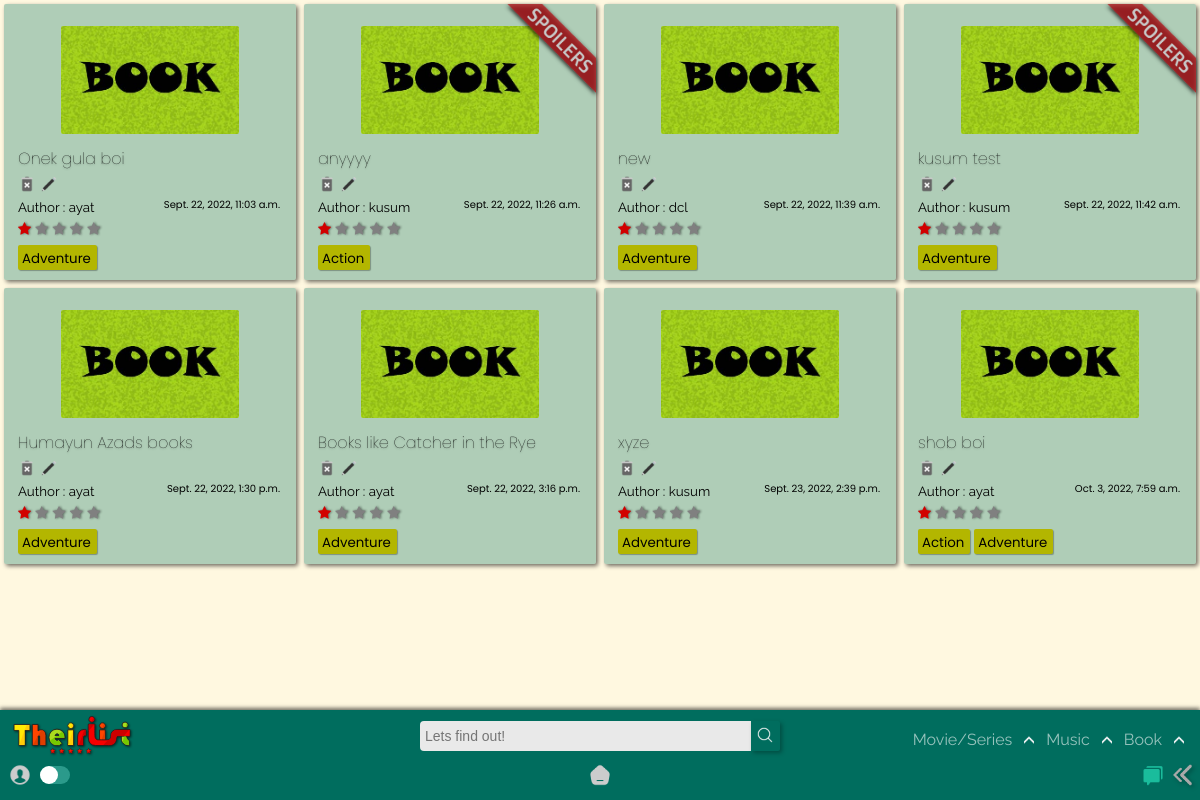
Screenshot of /home/book/ with the database file from the repository.
### app/models.py (models this page shows, shortened)
class BookList(models.Model):
    title = models.CharField(max_length=120)
    creator = models.ForeignKey(User,on_delete=models.SET_NULL,blank=True, null=True)
    genre = models.ManyToManyField('BookGenre')
    posted = models.DateTimeField(auto_now_add=True)
    content = RichTextField(null=True,default=' ')
    type = models.CharField(max_length=10,default="book")
    spoiler_choices = [(False, 'No'),(True, 'Yes')]
    spoiler = models.BooleanField(default=False,null=True, choices = spoiler_choices)
    slug = models.SlugField(max_length= 300,null=True, blank = True, unique=True)

class BookGenre(models.Model):
    name = models.CharField(max_length=150)
    def __str__(self):
        return self.name

### app/views.py (the view)
# urls.py: path('book/',views.book, name='book'),
def book(request,query=None):
    if not query:
        qs = BookList.objects.all()
    else:
        qs = BookList.objects.filter(genre__name__icontains=query)
    return render(request, 'app/book.html', {'query': qs, 'result' : query} )

### templates/app/book.html (shortened to what this page needs)
{% extends "index.html" %}
{% load static %}
{% block content %}
<section>
    <div class="contain-sec" id="contain-sec4">
      {% for film in query %}
      <div class="elements">
        <div class="thumb">
          <img src="{% static 'app/images/book-poster.jpg' %}" width="100px" />
        </div>
        {% if film.spoiler == True %}
          <div class="spoiler"><img src="{% static 'app/images/spoilerr.png' %}" width="100px" /></div>
        {% endif %}
        <div class="Title">
          <a href="{% url 'app:booklist_detail' film.slug %}"><h4 class="tit"  id="tit">{{film.title}}</h4></a>
          {% if user.id == film.creator.id %}
          <a href="{% url 'app:delete_book' film.slug %}"><img src ="{% static 'app/images/delete.png' %}"></a>
          <a href="{% url 'app:update_booklist' film.slug %}"><img src ="{% static 'app/images/edit.png' %}"></a>
          {% else %}
          <img src ="{% static 'app/images/delete-dis.png' %}">
          <img src ="{% static 'app/images/edit-dis.png' %}">
          {% endif %}
        </div>
        <div class="Author">
          <small>Author : {{film.creator.username}}<span>{{film.posted}}</span></small>
        </div>
        <div class="rating">
          <span class="star-headline">
          <span class="fa fa-star checked"></span>
          <span class="fa fa-star"></span>
          <span class="fa fa-star"></span>
          <span class="fa fa-star"></span>
          <span class="fa fa-star"></span>
          </span>
        </div>
          {% for tag in film.genre.all %}
          <div class="Genre">
            <a href="{% url 'app:book' query=tag %}">
              <small>{{ tag }}</small>
            </a>
          </div>
            {% empty %}
            No tags!
          {% endfor %}
      </div>
      {% endfor %}
    </div>
  </section>
{% endblock content %}

### static/app/css/desk.css (style rules this page uses)
:root { --rd: #D10000; --white: rgb(233, 233, 233); --rd2: #9DAAF2; --dark: #1d1d1d; --teal: rgb(0, 109, 94); }
* { -webkit-tap-highlight-color: transparent; margin: 0; padding: 0; box-sizing: border-box; }
body { -webkit-tap-highlight-color: transparent; background-color: #fff5d1ab; text-decoration: none; height: 100vh; display: flex; flex-direction: column; font-family: 'Raleway', sans-serif; }
.Title img { height: 18px!important; }
.Genre small { padding: 0 0; margin-right: 2px; }
.fa { color: grey; filter: drop-shadow(1px 0px 1px rgba(0, 0, 0, 0.493)); }
.star-headline .checked { color: #D10000; }
.star-headline span { font-size: 14px; }

### static/app/css/content_css.css (style rules this page uses)
section { position: relative; z-index: 0; }
.contain-sec { padding-top: 0px; display: grid; width: 100%; color: black; grid-template-rows: repeat(auto-fit, minmax(100px, 1fr)); grid-template-columns: repeat(auto-fit, minmax(250px, 1fr)); position: relative; margin-bottom: 100px; }
.elements { padding: 10px 14px; width: auto; cursor: pointer; background-color: rgba(0, 109, 94, 0.315); margin: 4px; border-radius: 2px; position: relative; box-shadow: 2px 2px 4px #00000090; transition: all 250ms ease-in-out; }
.thumb { display: grid; justify-content: center; }
.thumb img { height: 108px; width: auto; border-radius: 2px; margin: 12px; }
.tit { font-family: Poppins; font-size: 1em; font-weight: lighter; transition: all 250ms ease-in-out; margin-bottom: 4px; text-shadow: 0px 1px 2px #0000005b; }
.Author span { position: absolute; margin-right: 16px; right: 0; cursor: pointer; font-size: 10px; font-family: 'Poppins', sans-serif; }
.rating { font-family: 'Poppins', sans-serif; }
.Genre { margin: 0px 0px; margin-top: 4px; padding: 0px 4px; border-radius: 2px; background-color: rgb(179, 182, 0); color: rgb(0, 0, 0); width: max-content; cursor: pointer; display: inline-block; box-shadow: 1px 1px 1px #0000004b; font-family: 'Poppins', sans-serif; transition: all 350ms ease-in-out; }
.spoiler { position: absolute; height: 0; top: 0px; right: 0; filter: drop-shadow(0px 2px 2px black); text-align: center; }
.spoiler img { filter: opacity(0.8); width: 90px; }

### templates/app/book.html (style rules this page uses)
.Title img { height: 14px; }

### rows the page displays
BookList: title "Onek gula boi", creator.username "ayat", posted "Sept. 22, 2022, 11:03 a.m."
BookGenre: name "Adventure"
BookList: spoiler True (drawn), title "anyyyy", creator.username "kusum", posted "Sept. 22, 2022, 11:26 a.m."
BookGenre: name "Action"
BookList: title "new", creator.username "dcl", posted "Sept. 22, 2022, 11:39 a.m."
BookList: spoiler True (drawn), title "kusum test", creator.username "kusum", posted "Sept. 22, 2022, 11:42 a.m."
BookList: title "Humayun Azads books", creator.username "ayat", posted "Sept. 22, 2022, 1:30 p.m."
BookList: title "Books like Catcher in the Rye", creator.username "ayat", posted "Sept. 22, 2022, 3:16 p.m."
BookList: title "xyze", creator.username "kusum", posted "Sept. 23, 2022, 2:39 p.m."
BookList: title "shob boi", creator.username "ayat", posted "Oct. 3, 2022, 7:59 a.m."
